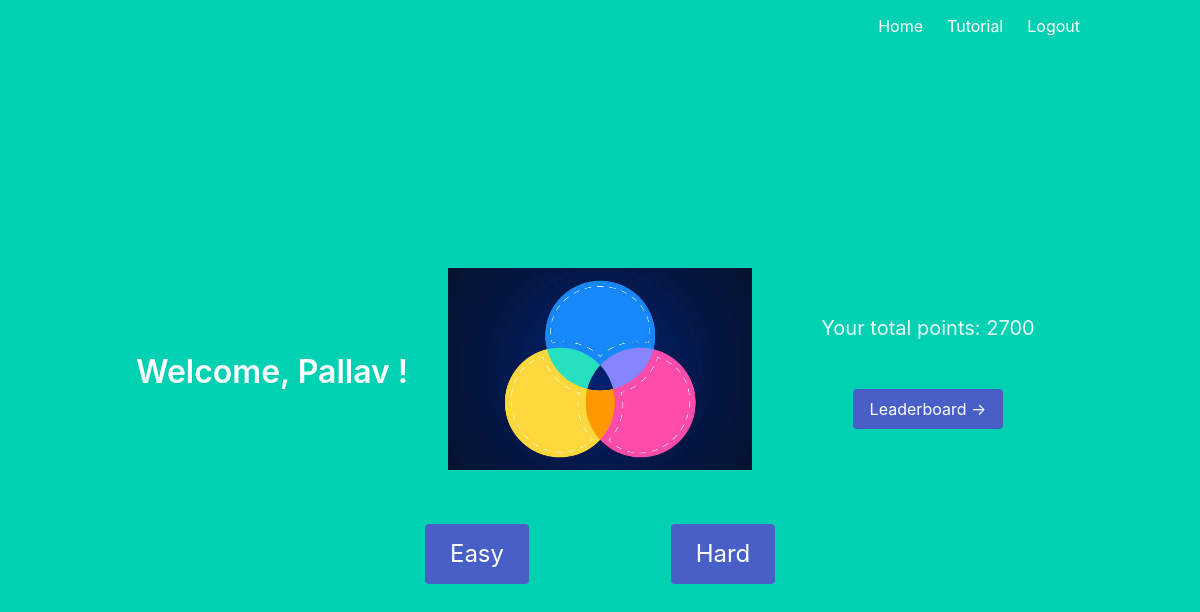
The page /home (signed in) on the database as committed earlier.
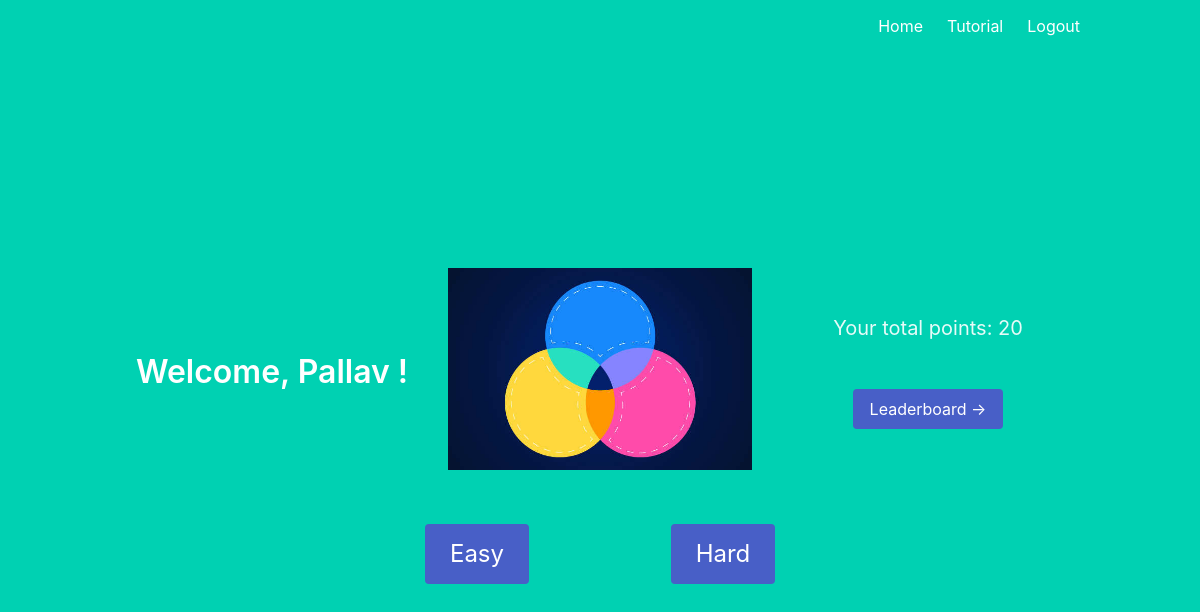
The same page on the database as committed later.
### models.py (models this page shows)
class User(UserMixin, db.Model):
    id = db.Column(db.Integer, primary_key = True)
    email = db.Column(db.String(100), unique=True)
    password = db.Column(db.String(100))
    name = db.Column(db.String(1000))
    points = db.Column(db.Integer, default=0)
    teacher = db.Column(db.Integer, default=0)

### main.py (the view)
@main.route('/home')
@login_required
def home():
    if current_user.teacher == 0:
        return render_template('home.html', name=current_user.name, points=current_user.points)
    elif current_user.teacher == 1:
        return render_template('teacherHome.html', name=current_user.name)
    elif current_user.teacher == 2:
        return render_template('adminHome.html', name=current_user.name)
    else:
        return ""

### templates/home.html
{% extends "base.html" %}
{% block content %}
<div class="columns is-vcentered">
  <div class="column">
    <h1 class="title">
      Welcome, {{ name }}!
    </h1>
  </div>
  <div class="column" height="300"><img src="/static/logo.jpg"></div>
  <div class="column">
    <h3 class="subtitle">
      Your total points: {{ points }}
    </h3>
    <br>
    <a href="{{url_for('main.leaderboard') }}" class="button is-link">Leaderboard -></a>
  </div>
</div>
<br>
<div class="columns">
  <div class="column is-one-fifths"></div>
  <div class="column"><a href="{{url_for('main.easyQuestions')}}" class="button is-link is-large">Easy</a></div>
  <div class="column"><a href="{{url_for('main.hardQuestions')}}" class="button is-link is-large">Hard</a></div>
  <div class="column is-one-fifths"></div>
</div>
{% endblock %}

### templates/base.html (shortened to what this page needs)
<!DOCTYPE html>
<html>
<head>
    <link rel="stylesheet" href="https://cdnjs.cloudflare.com/ajax/libs/bulma/0.7.2/css/bulma.min.css" />
</head>
<body>
    <section class="hero is-primary is-fullheight">
        <div class="hero-head">
            <nav class="navbar">
                <div class="container">
                    <div id="navbarMenuHeroA" class="navbar-menu">
                        <div class="navbar-end">
                            {% if current_user.is_authenticated %}
                            <a href="{{ url_for('main.home') }}" class="navbar-item">
                                Home
                            </a>
                            {% endif %}
                            <a href="{{ url_for('main.tutorial') }}" class="navbar-item">
                                Tutorial
                            </a>
                            {% if current_user.is_authenticated %}
                            <a href="{{ url_for('auth.logout') }}" class="navbar-item">
                                Logout
                            </a>
                            {% endif %}
                        </div>
                    </div>
                </div>
            </nav>
        </div>
        <div class="hero-body">
            <div class="container has-text-centered">
                {% block content %}
                {% endblock %}
            </div>
        </div>
    </section>
</body>
</html>

Rows that differ between the two databases and show on the page:
changed User "Pallav": points "2700" → (not shown)
Other text that changed with them:
{{ points }}: (not shown) → "20"
